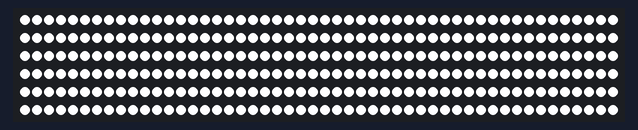
Bench run of a sketch on a simulated Teensy 3. Parts: 300 RGB LEDs in strip order, left to right, continuing on the next row.

Above: at 0.1 s.

The sketch:

OctoLedTest.ino
```cpp
#define USE_OCTOWS2811
#include <OctoWS2811.h>
#include <FastLED.h>

#define NUM_LEDS_PER_STRIP 300
#define NUM_STRIPS 8

CRGB leds[NUM_STRIPS * NUM_LEDS_PER_STRIP];

// Pin layouts on the teensy 3:
// OctoWS2811: 2,14,7,8,6,20,21,5

void fillAll(CRGB color, int stripInx)
{
  // for (int i = 0; i < NUM_STRIPS; i++)
  // {
  for (int j = 0; j < NUM_LEDS_PER_STRIP; j++)
  {
    leds[(stripInx * NUM_LEDS_PER_STRIP) + j] = color;
  }
  // }
}

void indexTest(CRGB color, int speed)
{
  int i = 0;
  // for (int i = 0; i < NUM_STRIPS; i++)
  // {
  for (int j = 0; j < NUM_LEDS_PER_STRIP; j++)
  {
    leds[(i * NUM_LEDS_PER_STRIP) + j] = color;
    LEDS.show();
    delay(speed);
  }
  // }
}

void setup()
{
  LEDS.addLeds<OCTOWS2811>(leds, NUM_LEDS_PER_STRIP);

  LEDS.setBrightness(255);
  LEDS.setDither(0);

  // LEDS.setMaxPowerInVoltsAndMilliamps(5, 10000);
}

void loop()
{
  fillAll(CRGB::White, 0);
  LEDS.show();
  fillAll(CRGB::Red, 1);
  LEDS.show();
  fillAll(CRGB::Green, 2);
  LEDS.show();
  fillAll(CRGB::Blue, 3);
  LEDS.show();
  delay(500);

  fillAll(CRGB::White, 1);
  LEDS.show();
  fillAll(CRGB::Red, 2);
  LEDS.show();
  fillAll(CRGB::Green, 3);
  LEDS.show();
  fillAll(CRGB::Blue, 4);
  LEDS.show();
  delay(500);

  // delay(3000);

  // fillAll(CRGB::Black);
  // LEDS.show();
  // indexTest(CRGB::White, 50);

  // delay(3000);

  // fillAll(CRGB::Red);
  // LEDS.show();

  // delay(3000);

  // fillAll(CRGB::Black);
  // LEDS.show();
  // indexTest(CRGB::Red, 50);

  // delay(3000);
}
```
